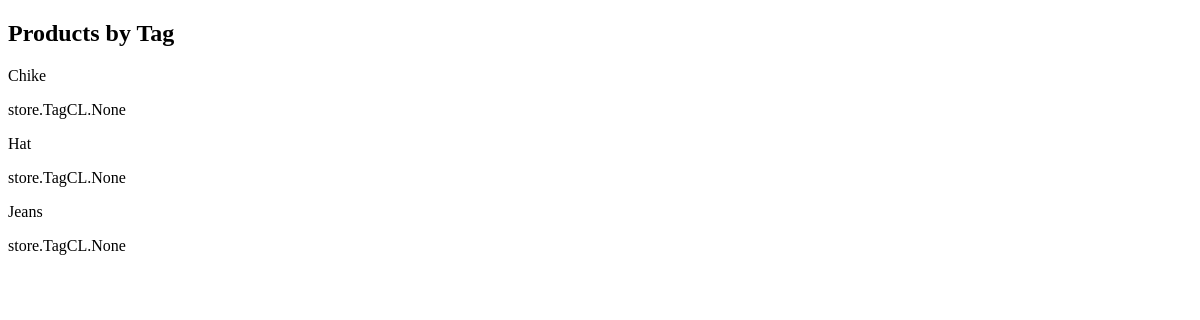
/products_by_tag, run on an earlier commit of the app's database.
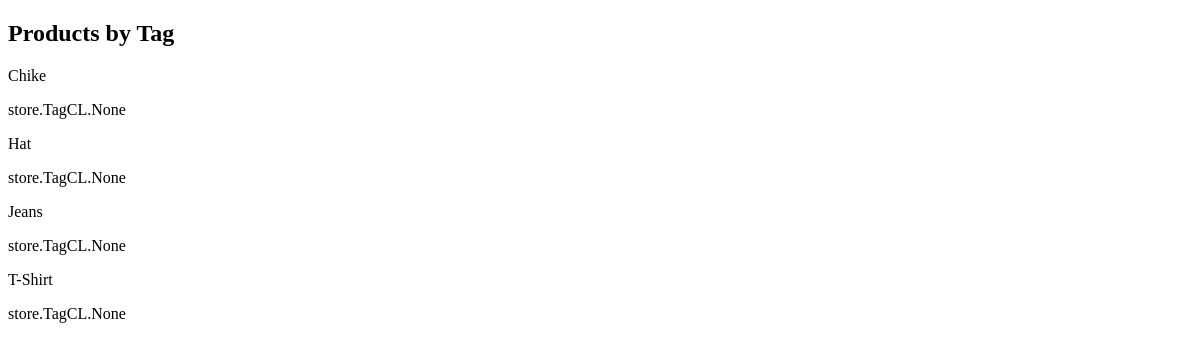
And on a later commit of the database.
### store/models.py (models this page shows, shortened)
class ProductCL(models.Model):
    name = models.CharField(max_length=255)
    description = models.TextField()
    price = models.DecimalField(max_digits=10, decimal_places=2)
    tags = models.ManyToManyField(TagCL)

### store/views.py (the view)
# urls.py: path('products_by_tag', products_by_tag, name='products_by_tag'),
def products_by_tag(request, tag_name=None):
    if tag_name:
        tag = get_object_or_404(TagCL, name=tag_name)
        productis = ProductCL.objects.filter(tags=tag)
    else:
        tag = None
        productis = ProductCL.objects.all()
    return render(request, 'products_by_tag.html', {'tag': tag, 'products': productis})

### templates/products_by_tag.html (shortened to what this page needs)
<!DOCTYPE html>
<html>
<head>
</head>
<body>
    <h2>Products by Tag{% if tag %}: {{ tag.name }}{% endif %}</h2>
    {% for product in products %}
        <p>{{ product.name }}</p>
        <p>{{ product.tags }}</p>
    {% endfor %}
</body>
</html>

What changed in the data, as far as the page shows it:
added ProductCL: name "T-Shirt", tags "store.TagCL.None"
